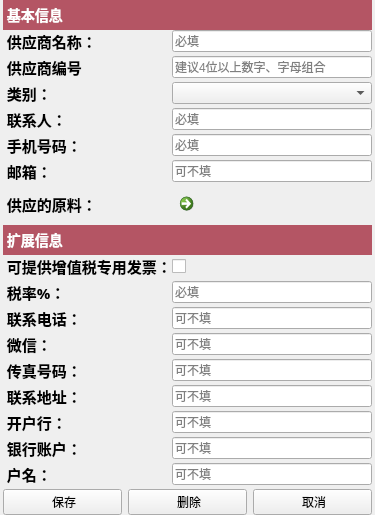
       <widget class="QWidget" name="tabSupplierInfo">
        <attribute name="title">
         <string>供应商信息</string>
        </attribute>
        <layout class="QVBoxLayout" name="verticalLayout_6">
         <property name="spacing">
          <number>0</number>
         </property>
         <property name="leftMargin">
          <number>3</number>
         </property>
         <property name="topMargin">
          <number>0</number>
         </property>
         <property name="rightMargin">
          <number>3</number>
         </property>
         <property name="bottomMargin">
          <number>0</number>
         </property>
         <item>
          <layout class="QVBoxLayout" name="verticalLayout_10">
           <property name="spacing">
            <number>0</number>
           </property>
           <item>
            <widget class="QLabel" name="label_9">
             <property name="minimumSize">
              <size>
               <width>0</width>
               <height>30</height>
              </size>
             </property>
             <property name="maximumSize">
              <size>
               <width>16777215</width>
               <height>30</height>
              </size>
             </property>
             <property name="styleSheet">
              <string notr="true">QLabel
{
background-color:rgb(180, 85, 100);
color:white;
font-size:14px;
font-weight:bold;
}</string>
             </property>
             <property name="text">
              <string> 基本信息</string>
             </property>
             <property name="alignment">
              <set>Qt::AlignLeading|Qt::AlignLeft|Qt::AlignVCenter</set>
             </property>
            </widget>
           </item>
           <item>
            <layout class="QHBoxLayout" name="horizontalLayout_60">
             <item>
              <widget class="QLabel" name="label_65">
               <property name="font">
                <font>
                 <family>宋体</family>
                 <pointsize>11</pointsize>
                 <weight>75</weight>
                 <bold>true</bold>
                </font>
               </property>
               <property name="text">
                <string> 供应商名称：</string>
               </property>
               <property name="alignment">
                <set>Qt::AlignLeading|Qt::AlignLeft|Qt::AlignVCenter</set>
               </property>
              </widget>
             </item>
             <item>
              <widget class="QLineEdit" name="lineEditSupplierNameInfo">
               <property name="minimumSize">
                <size>
                 <width>200</width>
                 <height>0</height>
                </size>
               </property>
               <property name="maximumSize">
                <size>
                 <width>200</width>
                 <height>16777215</height>
                </size>
               </property>
               <property name="placeholderText">
                <string>必填</string>
               </property>
              </widget>
             </item>
            </layout>
           </item>
           <item>
            <spacer name="horizontalSpacer_4">
             <property name="orientation">
              <enum>Qt::Horizontal</enum>
             </property>
             <property name="sizeHint" stdset="0">
              <size>
               <width>40</width>
               <height>3</height>
              </size>
             </property>
            </spacer>
           </item>
           <item>
            <layout class="QHBoxLayout" name="horizontalLayout_61">
             <item>
              <widget class="QLabel" name="label_66">
               <property name="font">
                <font>
                 <family>宋体</family>
                 <pointsize>11</pointsize>
                 <weight>75</weight>
                 <bold>true</bold>
                </font>
               </property>
               <property name="text">
                <string> 供应商编号</string>
               </property>
               <property name="alignment">
                <set>Qt::AlignLeading|Qt::AlignLeft|Qt::AlignVCenter</set>
               </property>
              </widget>
             </item>
             <item>
              <widget class="QLineEdit" name="lineEditSupplierNumberInfo">
               <property name="minimumSize">
                <size>
                 <width>200</width>
                 <height>0</height>
                </size>
               </property>
               <property name="maximumSize">
                <size>
                 <width>200</width>
                 <height>16777215</height>
                </size>
               </property>
               <property name="placeholderText">
                <string>建议4位以上数字、字母组合</string>
               </property>
              </widget>
             </item>
            </layout>
           </item>
           <item>
            <spacer name="horizontalSpacer_5">
             <property name="orientation">
              <enum>Qt::Horizontal</enum>
             </property>
             <property name="sizeHint" stdset="0">
              <size>
               <width>40</width>
               <height>3</height>
              </size>
             </property>
            </spacer>
           </item>
           <item>
            <layout class="QHBoxLayout" name="horizontalLayout_62">
             <item>
              <widget class="QLabel" name="label_67">
               <property name="font">
                <font>
                 <family>宋体</family>
                 <pointsize>11</pointsize>
                 <weight>75</weight>
                 <bold>true</bold>
                </font>
               </property>
               <property name="text">
                <string> 类别：</string>
               </property>
               <property name="alignment">
                <set>Qt::AlignLeading|Qt::AlignLeft|Qt::AlignVCenter</set>
               </property>
              </widget>
             </item>
             <item>
              <widget class="QComboBox" name="comboBoxSupplierTypeInfo">
               <property name="minimumSize">
                <size>
                 <width>200</width>
                 <height>0</height>
                </size>
               </property>
               <property name="maximumSize">
                <size>
                 <width>200</width>
                 <height>16777215</height>
                </size>
               </property>
              </widget>
             </item>
            </layout>
           </item>
           <item>
            <spacer name="horizontalSpacer_6">
             <property name="orientation">
              <enum>Qt::Horizontal</enum>
             </property>
             <property name="sizeHint" stdset="0">
              <size>
               <width>40</width>
               <height>3</height>
              </size>
             </property>
            </spacer>
           </item>
           <item>
            <layout class="QHBoxLayout" name="horizontalLayout_63">
             <item>
              <widget class="QLabel" name="label_68">
               <property name="font">
                <font>
                 <family>宋体</family>
                 <pointsize>11</pointsize>
                 <weight>75</weight>
                 <bold>true</bold>
                </font>
               </property>
               <property name="text">
                <string> 联系人：</string>
               </property>
               <property name="alignment">
                <set>Qt::AlignLeading|Qt::AlignLeft|Qt::AlignVCenter</set>
               </property>
              </widget>
             </item>
             <item>
              <widget class="QLineEdit" name="lineEditPeopleInfo">
               <property name="minimumSize">
                <size>
                 <width>200</width>
                 <height>0</height>
                </size>
               </property>
               <property name="maximumSize">
                <size>
                 <width>200</width>
                 <height>16777215</height>
                </size>
               </property>
               <property name="placeholderText">
                <string>必填</string>
               </property>
              </widget>
             </item>
            </layout>
           </item>
           <item>
            <spacer name="horizontalSpacer_7">
             <property name="orientation">
              <enum>Qt::Horizontal</enum>
             </property>
             <property name="sizeHint" stdset="0">
              <size>
               <width>40</width>
               <height>3</height>
              </size>
             </property>
            </spacer>
           </item>
           <item>
            <layout class="QHBoxLayout" name="horizontalLayout_64">
             <item>
              <widget class="QLabel" name="label_69">
               <property name="font">
                <font>
                 <family>宋体</family>
                 <pointsize>11</pointsize>
                 <weight>75</weight>
                 <bold>true</bold>
                </font>
               </property>
               <property name="text">
                <string> 手机号码：</string>
               </property>
               <property name="alignment">
                <set>Qt::AlignLeading|Qt::AlignLeft|Qt::AlignVCenter</set>
               </property>
              </widget>
             </item>
             <item>
              <widget class="QLineEdit" name="lineEditPhoneNumberInfo">
               <property name="minimumSize">
                <size>
                 <width>200</width>
                 <height>0</height>
                </size>
               </property>
               <property name="maximumSize">
                <size>
                 <width>200</width>
                 <height>16777215</height>
                </size>
               </property>
               <property name="placeholderText">
                <string>必填</string>
               </property>
              </widget>
             </item>
            </layout>
           </item>
           <item>
            <spacer name="horizontalSpacer_8">
             <property name="orientation">
              <enum>Qt::Horizontal</enum>
             </property>
             <property name="sizeHint" stdset="0">
              <size>
               <width>40</width>
               <height>3</height>
              </size>
             </property>
            </spacer>
           </item>
           <item>
            <layout class="QHBoxLayout" name="horizontalLayout_65">
             <item>
              <widget class="QLabel" name="label_70">
               <property name="font">
                <font>
                 <family>宋体</family>
                 <pointsize>11</pointsize>
                 <weight>75</weight>
                 <bold>true</bold>
                </font>
               </property>
               <property name="text">
                <string> 邮箱：</string>
               </property>
               <property name="alignment">
                <set>Qt::AlignLeading|Qt::AlignLeft|Qt::AlignVCenter</set>
               </property>
              </widget>
             </item>
             <item>
              <widget class="QLineEdit" name="lineEditEmailInfo">
               <property name="minimumSize">
                <size>
                 <width>200</width>
                 <height>0</height>
                </size>
               </property>
               <property name="maximumSize">
                <size>
                 <width>200</width>
                 <height>16777215</height>
                </size>
               </property>
               <property name="placeholderText">
                <string>可不填</string>
               </property>
              </widget>
             </item>
            </layout>
           </item>
           <item>
            <spacer name="horizontalSpacer_9">
             <property name="orientation">
              <enum>Qt::Horizontal</enum>
             </property>
             <property name="sizeHint" stdset="0">
              <size>
               <width>40</width>
               <height>3</height>
              </size>
             </property>
            </spacer>
           </item>
           <item>
            <layout class="QHBoxLayout" name="horizontalLayout_66">
             <item>
              <widget class="QLabel" name="label_71">
               <property name="font">
                <font>
                 <family>宋体</family>
                 <pointsize>11</pointsize>
                 <weight>75</weight>
                 <bold>true</bold>
                </font>
               </property>
               <property name="text">
                <string> 供应的原料：</string>
               </property>
               <property name="alignment">
                <set>Qt::AlignLeading|Qt::AlignLeft|Qt::AlignVCenter</set>
               </property>
              </widget>
             </item>
             <item>
              <widget class="QCommandLinkButton" name="commandLinkButtonSupplyMatInfo">
               <property name="minimumSize">
                <size>
                 <width>200</width>
                 <height>0</height>
                </size>
               </property>
               <property name="maximumSize">
                <size>
                 <width>200</width>
                 <height>36</height>
                </size>
               </property>
               <property name="text">
                <string/>
               </property>
              </widget>
             </item>
            </layout>
           </item>
           <item>
            <spacer name="horizontalSpacer_10">
             <property name="orientation">
              <enum>Qt::Horizontal</enum>
             </property>
             <property name="sizeHint" stdset="0">
              <size>
               <width>40</width>
               <height>3</height>
              </size>
             </property>
            </spacer>
           </item>
           <item>
            <widget class="QLabel" name="label_72">
             <property name="minimumSize">
              <size>
               <width>0</width>
               <height>30</height>
              </size>
             </property>
             <property name="maximumSize">
              <size>
               <width>16777215</width>
               <height>30</height>
              </size>
             </property>
             <property name="styleSheet">
              <string notr="true">QLabel
{
background-color:rgb(180, 85, 100);
color:white;
font-size:14px;
font-weight:bold;
}</string>
             </property>
             <property name="text">
              <string> 扩展信息</string>
             </property>
             <property name="alignment">
              <set>Qt::AlignLeading|Qt::AlignLeft|Qt::AlignVCenter</set>
             </property>
            </widget>
           </item>
           <item>
            <layout class="QHBoxLayout" name="horizontalLayout_67">
             <item>
              <widget class="QLabel" name="label_73">
               <property name="font">
                <font>
                 <family>宋体</family>
                 <pointsize>11</pointsize>
                 <weight>75</weight>
                 <bold>true</bold>
                </font>
               </property>
               <property name="text">
                <string> 可提供增值税专用发票：</string>
               </property>
               <property name="alignment">
                <set>Qt::AlignLeading|Qt::AlignLeft|Qt::AlignVCenter</set>
               </property>
              </widget>
             </item>
             <item>
              <widget class="QCheckBox" name="checkBoxInvoiceInfo">
               <property name="minimumSize">
                <size>
                 <width>200</width>
                 <height>0</height>
                </size>
               </property>
               <property name="maximumSize">
                <size>
                 <width>200</width>
                 <height>16777215</height>
                </size>
               </property>
               <property name="text">
                <string/>
               </property>
              </widget>
             </item>
            </layout>
           </item>
           <item>
            <spacer name="horizontalSpacer_12">
             <property name="orientation">
              <enum>Qt::Horizontal</enum>
             </property>
             <property name="sizeHint" stdset="0">
              <size>
               <width>40</width>
               <height>3</height>
              </size>
             </property>
            </spacer>
           </item>
           <item>
            <layout class="QHBoxLayout" name="horizontalLayout_68">
             <item>
              <widget class="QLabel" name="labelTaxRateInfo">
               <property name="font">
                <font>
                 <family>宋体</family>
                 <pointsize>11</pointsize>
                 <weight>75</weight>
                 <bold>true</bold>
                </font>
               </property>
               <property name="text">
                <string> 税率%：</string>
               </property>
               <property name="alignment">
                <set>Qt::AlignLeading|Qt::AlignLeft|Qt::AlignVCenter</set>
               </property>
              </widget>
             </item>
             <item>
              <widget class="QLineEdit" name="lineEditTaxRateInfo">
               <property name="minimumSize">
                <size>
                 <width>200</width>
                 <height>0</height>
                </size>
               </property>
               <property name="maximumSize">
                <size>
                 <width>200</width>
                 <height>16777215</height>
                </size>
               </property>
               <property name="placeholderText">
                <string>必填</string>
               </property>
              </widget>
             </item>
            </layout>
           </item>
           <item>
            <spacer name="horizontalSpacer_13">
             <property name="orientation">
              <enum>Qt::Horizontal</enum>
             </property>
             <property name="sizeHint" stdset="0">
              <size>
               <width>40</width>
               <height>3</height>
              </size>
             </property>
            </spacer>
           </item>
           <item>
            <layout class="QHBoxLayout" name="horizontalLayout_69">
             <item>
              <widget class="QLabel" name="label_75">
               <property name="font">
                <font>
                 <family>宋体</family>
                 <pointsize>11</pointsize>
                 <weight>75</weight>
                 <bold>true</bold>
                </font>
               </property>
               <property name="text">
                <string> 联系电话：</string>
               </property>
               <property name="alignment">
                <set>Qt::AlignLeading|Qt::AlignLeft|Qt::AlignVCenter</set>
               </property>
              </widget>
             </item>
             <item>
              <widget class="QLineEdit" name="lineEditPhoneInfo">
               <property name="minimumSize">
                <size>
                 <width>200</width>
                 <height>0</height>
                </size>
               </property>
               <property name="maximumSize">
                <size>
                 <width>200</width>
                 <height>16777215</height>
                </size>
               </property>
               <property name="placeholderText">
                <string>可不填</string>
               </property>
              </widget>
             </item>
            </layout>
           </item>
           <item>
            <spacer name="horizontalSpacer_14">
             <property name="orientation">
              <enum>Qt::Horizontal</enum>
             </property>
             <property name="sizeHint" stdset="0">
              <size>
               <width>40</width>
               <height>3</height>
              </size>
             </property>
            </spacer>
           </item>
           <item>
            <layout class="QHBoxLayout" name="horizontalLayout_70">
             <item>
              <widget class="QLabel" name="label_76">
               <property name="font">
                <font>
                 <family>宋体</family>
                 <pointsize>11</pointsize>
                 <weight>75</weight>
                 <bold>true</bold>
                </font>
               </property>
               <property name="text">
                <string> 微信：</string>
               </property>
               <property name="alignment">
                <set>Qt::AlignLeading|Qt::AlignLeft|Qt::AlignVCenter</set>
               </property>
              </widget>
             </item>
             <item>
              <widget class="QLineEdit" name="lineEditWeiChatInfo">
               <property name="minimumSize">
                <size>
                 <width>200</width>
                 <height>0</height>
                </size>
               </property>
               <property name="maximumSize">
                <size>
                 <width>200</width>
                 <height>16777215</height>
                </size>
               </property>
               <property name="placeholderText">
                <string>可不填</string>
               </property>
              </widget>
             </item>
            </layout>
           </item>
           <item>
            <spacer name="horizontalSpacer_15">
             <property name="orientation">
              <enum>Qt::Horizontal</enum>
             </property>
             <property name="sizeHint" stdset="0">
              <size>
               <width>40</width>
               <height>3</height>
              </size>
             </property>
            </spacer>
           </item>
           <item>
            <layout class="QHBoxLayout" name="horizontalLayout_71">
             <item>
              <widget class="QLabel" name="label_77">
               <property name="font">
                <font>
                 <family>宋体</family>
                 <pointsize>11</pointsize>
                 <weight>75</weight>
                 <bold>true</bold>
                </font>
               </property>
               <property name="text">
                <string> 传真号码：</string>
               </property>
               <property name="alignment">
                <set>Qt::AlignLeading|Qt::AlignLeft|Qt::AlignVCenter</set>
               </property>
              </widget>
             </item>
             <item>
              <widget class="QLineEdit" name="lineEditFaxNumberInfo">
               <property name="minimumSize">
                <size>
                 <width>200</width>
                 <height>0</height>
                </size>
               </property>
               <property name="maximumSize">
                <size>
                 <width>200</width>
                 <height>16777215</height>
                </size>
               </property>
               <property name="placeholderText">
                <string>可不填</string>
               </property>
              </widget>
             </item>
            </layout>
           </item>
           <item>
            <spacer name="horizontalSpacer_16">
             <property name="orientation">
              <enum>Qt::Horizontal</enum>
             </property>
             <property name="sizeHint" stdset="0">
              <size>
               <width>40</width>
               <height>3</height>
              </size>
             </property>
            </spacer>
           </item>
           <item>
            <layout class="QHBoxLayout" name="horizontalLayout_72">
             <item>
              <widget class="QLabel" name="label_78">
               <property name="font">
                <font>
                 <family>宋体</family>
                 <pointsize>11</pointsize>
                 <weight>75</weight>
                 <bold>true</bold>
                </font>
               </property>
               <property name="text">
                <string> 联系地址：</string>
               </property>
               <property name="alignment">
                <set>Qt::AlignLeading|Qt::AlignLeft|Qt::AlignVCenter</set>
               </property>
              </widget>
             </item>
             <item>
              <widget class="QLineEdit" name="lineEditAddressInfo">
               <property name="minimumSize">
                <size>
                 <width>200</width>
                 <height>0</height>
                </size>
               </property>
               <property name="maximumSize">
                <size>
                 <width>200</width>
                 <height>16777215</height>
                </size>
               </property>
               <property name="placeholderText">
                <string>可不填</string>
               </property>
              </widget>
             </item>
            </layout>
           </item>
           <item>
            <spacer name="horizontalSpacer_17">
             <property name="orientation">
              <enum>Qt::Horizontal</enum>
             </property>
             <property name="sizeHint" stdset="0">
              <size>
               <width>40</width>
               <height>3</height>
              </size>
             </property>
            </spacer>
           </item>
           <item>
            <layout class="QHBoxLayout" name="horizontalLayout_73">
             <item>
              <widget class="QLabel" name="label_79">
               <property name="font">
                <font>
                 <family>宋体</family>
                 <pointsize>11</pointsize>
                 <weight>75</weight>
                 <bold>true</bold>
                </font>
               </property>
               <property name="text">
                <string> 开户行：</string>
               </property>
               <property name="alignment">
                <set>Qt::AlignLeading|Qt::AlignLeft|Qt::AlignVCenter</set>
               </property>
              </widget>
             </item>
             <item>
              <widget class="QLineEdit" name="lineEditBankNameInfo">
               <property name="minimumSize">
                <size>
                 <width>200</width>
                 <height>0</height>
                </size>
               </property>
               <property name="maximumSize">
                <size>
                 <width>200</width>
                 <height>16777215</height>
                </size>
               </property>
               <property name="placeholderText">
                <string>可不填</string>
               </property>
              </widget>
             </item>
            </layout>
           </item>
           <item>
            <spacer name="horizontalSpacer_18">
             <property name="orientation">
              <enum>Qt::Horizontal</enum>
             </property>
             <property name="sizeHint" stdset="0">
              <size>
               <width>40</width>
               <height>3</height>
              </size>
             </property>
            </spacer>
           </item>
           <item>
            <layout class="QHBoxLayout" name="horizontalLayout_74">
             <item>
              <widget class="QLabel" name="label_80">
               <property name="font">
                <font>
                 <family>宋体</family>
                 <pointsize>11</pointsize>
                 <weight>75</weight>
                 <bold>true</bold>
                </font>
               </property>
               <property name="text">
                <string> 银行账户：</string>
               </property>
               <property name="alignment">
                <set>Qt::AlignLeading|Qt::AlignLeft|Qt::AlignVCenter</set>
               </property>
              </widget>
             </item>
             <item>
              <widget class="QLineEdit" name="lineEditBankNumberInfo">
               <property name="minimumSize">
                <size>
                 <width>200</width>
                 <height>0</height>
                </size>
               </property>
               <property name="maximumSize">
                <size>
                 <width>200</width>
                 <height>16777215</height>
                </size>
               </property>
               <property name="placeholderText">
                <string>可不填</string>
               </property>
              </widget>
             </item>
            </layout>
           </item>
           <item>
            <spacer name="horizontalSpacer_19">
             <property name="orientation">
              <enum>Qt::Horizontal</enum>
             </property>
             <property name="sizeHint" stdset="0">
              <size>
               <width>40</width>
               <height>3</height>
              </size>
             </property>
            </spacer>
           </item>
           <item>
            <layout class="QHBoxLayout" name="horizontalLayout_75">
             <item>
              <widget class="QLabel" name="label_81">
               <property name="font">
                <font>
                 <family>宋体</family>
                 <pointsize>11</pointsize>
                 <weight>75</weight>
                 <bold>true</bold>
                </font>
               </property>
               <property name="text">
                <string> 户名：</string>
               </property>
               <property name="alignment">
                <set>Qt::AlignLeading|Qt::AlignLeft|Qt::AlignVCenter</set>
               </property>
              </widget>
             </item>
             <item>
              <widget class="QLineEdit" name="lineEditYourNameInfo">
               <property name="minimumSize">
                <size>
                 <width>200</width>
                 <height>0</height>
                </size>
               </property>
               <property name="maximumSize">
                <size>
                 <width>200</width>
                 <height>16777215</height>
                </size>
               </property>
               <property name="placeholderText">
                <string>可不填</string>
               </property>
              </widget>
             </item>
            </layout>
           </item>
           <item>
            <spacer name="horizontalSpacer_20">
             <property name="orientation">
              <enum>Qt::Horizontal</enum>
             </property>
             <property name="sizeHint" stdset="0">
              <size>
               <width>40</width>
               <height>3</height>
              </size>
             </property>
            </spacer>
           </item>
           <item>
            <layout class="QHBoxLayout" name="horizontalLayout_76">
             <property name="spacing">
              <number>6</number>
             </property>
             <item>
              <widget class="QPushButton" name="pushButtonSaveInfo">
               <property name="minimumSize">
                <size>
                 <width>100</width>
                 <height>0</height>
                </size>
               </property>
               <property name="styleSheet">
                <string notr="true"/>
               </property>
               <property name="text">
                <string> 保存</string>
               </property>
               <property name="icon">
                <iconset resource="../../../res.qrc">
                 <normaloff>:/image/image/save.png</normaloff>:/image/image/save.png</iconset>
               </property>
              </widget>
             </item>
             <item>
              <widget class="QPushButton" name="pushButtonDelInfo">
               <property name="minimumSize">
                <size>
                 <width>100</width>
                 <height>0</height>
                </size>
               </property>
               <property name="styleSheet">
                <string notr="true"/>
               </property>
               <property name="text">
                <string> 删除</string>
               </property>
               <property name="icon">
                <iconset resource="../../../res.qrc">
                 <normaloff>:/image/image/删 除.png</normaloff>:/image/image/删 除.png</iconset>
               </property>
              </widget>
             </item>
             <item>
              <widget class="QPushButton" name="pushButtonCancelInfo">
               <property name="minimumSize">
                <size>
                 <width>100</width>
                 <height>0</height>
                </size>
               </property>
               <property name="styleSheet">
                <string notr="true"/>
               </property>
               <property name="text">
                <string> 取消</string>
               </property>
               <property name="icon">
                <iconset resource="../../../res.qrc">
                 <normaloff>:/image/image/cancel.png</normaloff>:/image/image/cancel.png</iconset>
               </property>
              </widget>
             </item>
            </layout>
           </item>
          </layout>
         </item>
        </layout>
       </widget>
